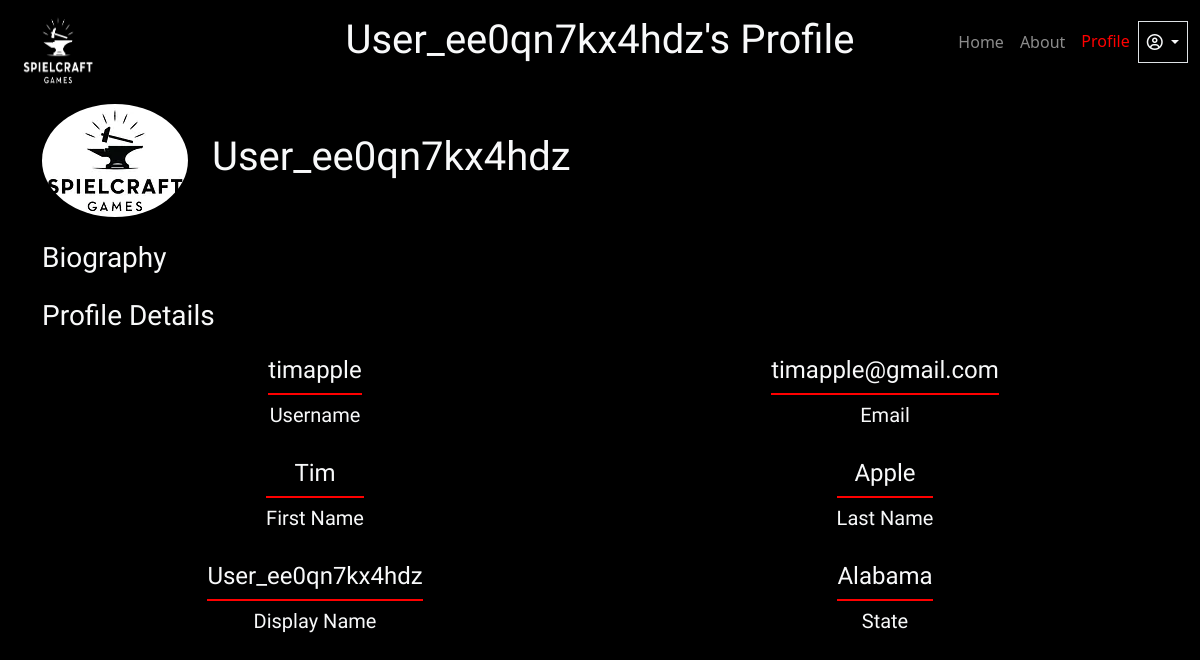
The app's page /profile/ (signed in), older data.
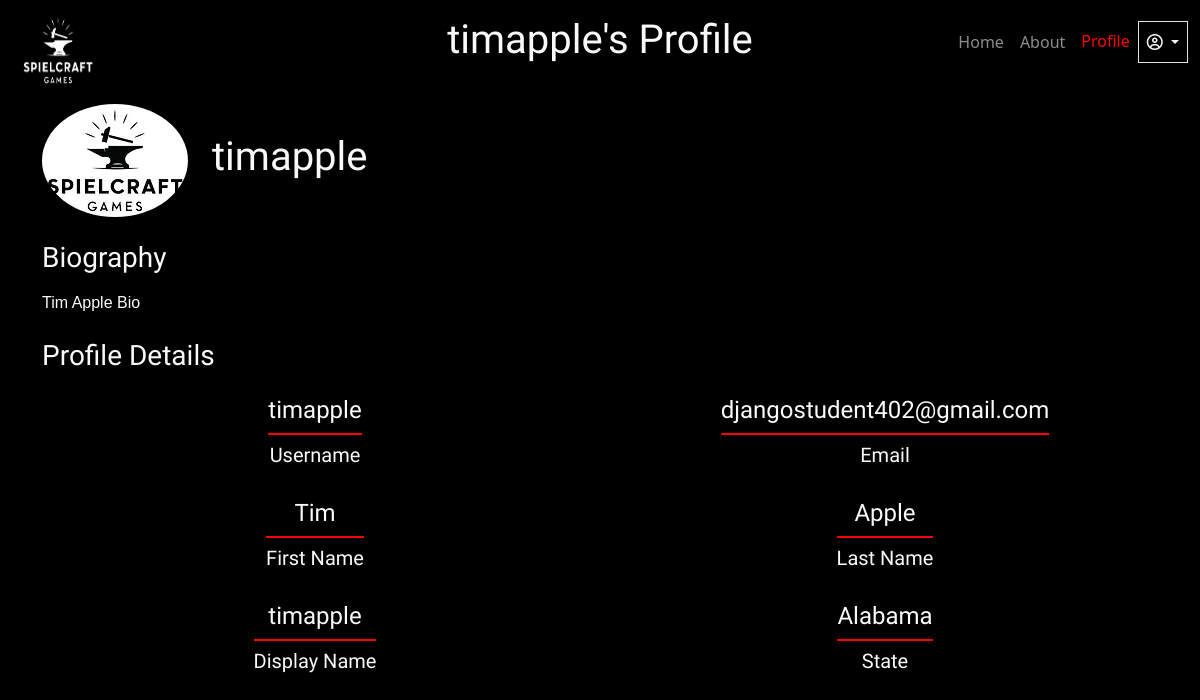
The same page, newer data.
### user_account/models.py (models this page shows, shortened)
class CustomUser(AbstractBaseUser, PermissionsMixin):
    email = models.EmailField(unique=True, blank=True, null=True)
    username = models.CharField(max_length=150, unique=True)
    first_name = models.CharField(max_length=30, blank=True)
    last_name = models.CharField(max_length=30, blank=True)
    is_staff = models.BooleanField(default=False)
    is_active = models.BooleanField(default=True)
    date_joined = models.DateTimeField(default=timezone.now)
    STATES = (
        ('AL', 'Alabama'),
        ('AK', 'Alaska'),
        ('AZ', 'Arizona'),
        ('AR', 'Arkansas'),
        ('CA', 'California'),
        ('CO', 'Colorado'),
        ('CT', 'Connecticut'),
        ('DE', 'Delaware'),
        ('FL', 'Florida'),
        ('GA', 'Georgia'),
        ('HI', 'Hawaii'),
        ('ID', 'Idaho'),
        ('IL', 'Illinois'),
        ('IN', 'Indiana'),
        ('IA', 'Iowa'),
        ('KS', 'Kansas'),
        ('KY', 'Kentucky'),
        ('LA', 'Louisiana'),
        ('ME', 'Maine'),
        ('MD', 'Maryland'),
        ('MA', 'Massachusetts'),
        ('MI', 'Michigan'),
        ('MN', 'Minnesota'),
        ('MS', 'Mississippi'),
        ('MO', 'Missouri'),
        ('MT', 'Montana'),
        ('NE', 'Nebraska'),
        ('NV', 'Nevada'),
        ('NH', 'New Hampshire'),
        ('NJ', 'New Jersey'),
        ('NM', 'New Mexico'),
        ('NY', 'New York'),
        ('NC', 'North Carolina'),
        ('ND', 'North Dakota'),
        ('OH', 'Ohio'),
        ('OK', 'Oklahoma'),
        ('OR', 'Oregon'),
        ('PA', 'Pennsylvania'),
        ('RI', 'Rhode Island'),
        ('SC', 'South Carolina'),
        ('SD', 'South Dakota'),
        ('TN', 'Tennessee'),
        ('TX', 'Texas'),
        ('UT', 'Utah'),
        ('VT', 'Vermont'),
        ('VA', 'Virginia'),
        ('WA', 'Washington'),
        ('WV', 'West Virginia'),
        ('WI', 'Wisconsin'),
        ('WY', 'Wyoming'),
    )
    state = models.CharField(max_length=2, choices=STATES, blank=True, null=True)
    objects = CustomUserManager()
    USERNAME_FIELD = 'username'
    REQUIRED_FIELDS = ['email']

class Profile(models.Model):
    custom_user = models.OneToOneField(CustomUser, on_delete=models.CASCADE)
    display_name = models.CharField(max_length=100)
    avatar = models.ImageField(default="avatars/default.png", upload_to="avatars/",
                               height_field=None, width_field=None, max_length=None)
    player_bio = models.TextField(blank=True, null=True)

### user_account/views.py (the view)
# urls.py: path('profile/', ProfileView.as_view(), name='profile_view'),
@method_decorator(login_required(login_url='/login/'), name='dispatch')
class ProfileView(DetailView):
    model = Profile
    template_name = 'profile/profile.html'
    def get_object(self, queryset=None):
        return Profile.objects.get(custom_user=self.request.user)

### user_account/templates/profile/profile.html (shortened to what this page needs)
{% extends "base.html" %}
{% load static %}
{% load crispy_forms_tags %}
{% load crispy_forms_filters %}
{% block styles %}
    <link rel="stylesheet" href="{% static 'css/profile.css' %}">
{% endblock styles %}
{% block content %}
    <div class="container py-4">
        <div class="d-flex align-items-center">
            <img src="{{profile.avatar.url}}" class="img-fluid rounded-circle me-4 profile__avatar" alt="Player Avatar">
            <h1>{{profile.display_name}}</h1>
        </div>
        <div class="my-4">
            <h3 class="mb-3">Biography</h3>
            <p>{{profile.player_bio}}</p>
        </div>
        <div class="row">
            <h3 class="mb-4">Profile Details</h3>
            <div class="col-lg-6 col-md-6 d-flex justify-content-center align-items-center">
                <div class="text-center mb-4">
                    <h4>{{ user.username }}</h4>
                    <div class="my-2 profile__custom_border_bottom"></div>
                    <h5>Username</h5>
                </div>
            </div>
            <div class="col-lg-6 col-md-6 d-flex justify-content-center align-items-center">
                <div class="text-center mb-4">
                    <h4>{{ user.email }}</h4>
                    <div class="my-2 profile__custom_border_bottom"></div>
                    <h5>Email</h5>
                </div>
            </div>
        </div>
        <div class="row">
            <div class="col-lg-6 col-md-6 d-flex justify-content-center align-items-center">
                <div class="text-center mb-4">
                    <h4>{{ user.first_name }}</h4>
                    <div class="my-2 profile__custom_border_bottom"></div>
                    <h5>First Name</h5>
                </div>
            </div>
            <div class="col-lg-6 col-md-6 d-flex justify-content-center align-items-center">
                <div class="text-center mb-4">
                    <h4>{{ user.last_name }}</h4>
                    <div class="my-2 profile__custom_border_bottom"></div>
                    <h5>Last Name</h5>
                </div>
            </div>
        </div>
        <div class="row">
            <div class="col-lg-6 col-md-6 d-flex justify-content-center align-items-center">
                <div class="text-center mb-4">
                    <h4>{{ profile.display_name }}</h4>
                    <div class="my-2 profile__custom_border_bottom"></div>
                    <h5>Display Name</h5>
                </div>
            </div>
            <div class="col-lg-6 col-md-6 d-flex justify-content-center align-items-center">
                <div class="text-center mb-4">
                    <h4>{{ user.get_state_display }}</h4>
                    <div class="my-2 profile__custom_border_bottom"></div>
                    <h5>State</h5>
                </div>
            </div>
        </div>
    </div>
{% endblock %}

### user_account/templates/base.html (shortened to what this page needs)
<!DOCTYPE html>
<html lang="en">
<head>
    {% load bootstrap5 %}
    {% load static %}
    <link href="https://cdn.jsdelivr.net/npm/bootstrap@5.3.2/dist/css/bootstrap.min.css" rel="stylesheet">
    {% bootstrap_css %}
    <link rel="stylesheet" href="https://cdnjs.cloudflare.com/ajax/libs/font-awesome/6.5.1/css/all.min.css">
    <link rel="stylesheet" href="{% static 'css/base.css' %}">
    {% block styles %}{% endblock styles %}
</head>
<body class="bg-black text-light">
    <header>
        {% block navbar %}
            <nav class="navbar navbar-expand-lg navbar-dark d-flex justify-content-center align-items-center base__navbar_position">
                <div class="pt-2">
                    {% if request.path == '/create_account/' %}
                        <h1 class="">Spielcraft Games</h1>
                    {% elif request.path == '/login/' %}
                        <h1 class="">Spielcraft Games</h1>
                    {% elif request.path == '/password_reset_request/' %}
                        <h1 class="">Spielcraft Games</h1>
                    {% elif request.path == '/home/' or request.path == '/' %}
                        <h1 class="">Spielcraft Games</h1>
                    {% elif request.path == '/about/' %}
                        <div class="text-center mb-4">
                            <h1 class="mb-3">About Us</h1>
                            <h6 class="text-danger">Learn More About Our Free Online Tabletop Game</h6>
                        </div>
                    {% elif request.path == '/profile/' or request.path == '/profile_update/'%}
                        <h1>{{ user.profile.display_name }}'s Profile</h1>
                    {% endif %}
                </div>
               <div class="base__nav_logo">
                   <a class="navbar-brand ms-2" href="{% url 'user_account:home' %}">
                       <img class="d-inline-block align-top" src="{% static 'images/SpielcraftGamesLogoWhite.png' %}" width="100" height="100" alt="Spielcraft Games Logo">
                   </a>
               </div>
               <div class="d-flex align-items-center base__nav_links me-2">
                   <div class="collapse navbar-collapse" id="MainNavbar">
                       <ul class="navbar-nav me-auto mb-2 mb-lg-0">
                           <li class="nav-item">
                               <a class="nav-link {% if request.path == '/home/' or request.path == '/' %}active{% endif %}" aria-current="page" href="{% url 'user_account:home' %}">Home</a>
                           </li>
                           <li class="nav-item">
                               <a class="nav-link {% if request.path == '/about/' %}active{% endif %}" href="{% url 'user_account:about' %}">About</a>
                           </li>
                      </ul>
                      <ul class="navbar-nav me-1">
                          {% if user.is_authenticated %}
                              <li class="nav-item">
                                  <a class="nav-link {% if request.path == '/profile/' %}active{% endif %}"
                                   href="{% url 'user_account:profile_view' %}">Profile</a>
                              </li>
                              <li class="border nav-item dropdown">
                                  <a class="nav-link dropdown-toggle text-light" href="#" id="navbarDropdown" role="button" data-bs-toggle="dropdown" aria-expanded="false">
                                      <i class="fa-regular fa-circle-user"></i>
                                  </a>
                              </li>
                          {% else %}
                              <li class="nav-item me-1">
                                  <a class="nav-link {% if request.path == '/login/' %}active{% endif %}" href="{% url 'user_account:login' %}">Login</a>
                              </li>
                          {% endif %}
                      </ul>
                  </div>
               </div>
           </nav>
        {% endblock navbar %}
    </header>
    <main>
        {% block content %}{% endblock %}
    </main>
</body>
</html>

### static/css/base.css (style rules this page uses)
h1, h2, h3, h4, h5, h6 { font-family: Arial, sans-serif !important; }
p { font-family: sans-serif !important; }
.nav-link.active, .dropdown-item.active { color: red !important; background-color: transparent !important; }
.base__navbar_position { position: relative !important; }
.base__nav_logo { position: absolute !important; top: 0 !important; left: 0 !important; }
.base__nav_links { position: absolute !important; top: 0 !important; right: 0 !important; transform: translate(0%, 50%) !important; }

### static/css/profile.css (style rules this page uses)
.profile__avatar { max-width: 200px !important; max-height: 200px !important; }
.profile__custom_border_bottom { border-bottom: 2px solid red !important; }

Row changes from the older to the newer data that the page shows:
changed CustomUser "timapple": profile.display_name "User_ee0qn7kx4hdz" → "timapple"; email "timapple@gmail.com" → "djangostudent402@gmail.com"
changed Profile: display_name "User_ee0qn7kx4hdz" → "timapple"; player_bio (not shown) → "Tim Apple Bio"
